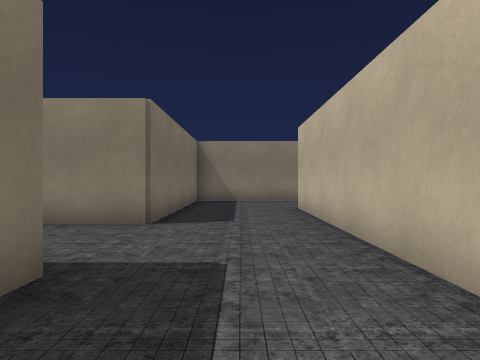
View 1 (above)

24 first-person views from a walk through a Unity game level. The camera is 1.4 m above the floor, looks level and sees 70° across. The floor is counted in squares, 2 m on a side. Each view is taken from the middle of a square. On the plan, view 1 faces up. The plan holds only what a view shows up to about 11 squares ahead; the rest is blank. The place goes on beyond the plan. The player is left out. Some surface patterns are stand-ins.

View 2
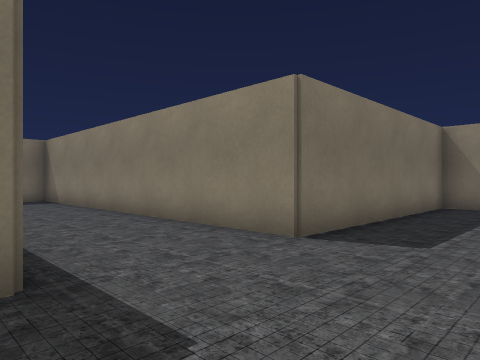

View 3
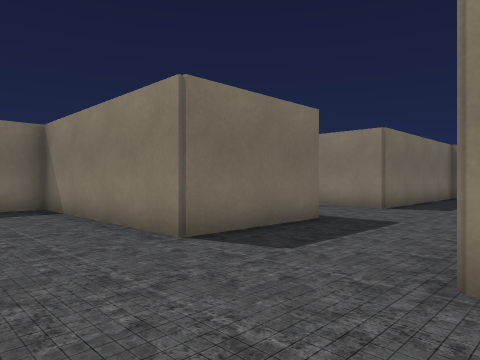

View 4
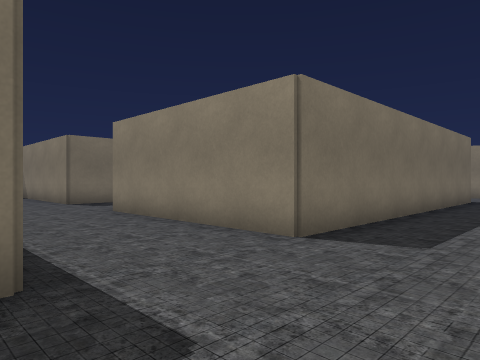

View 5
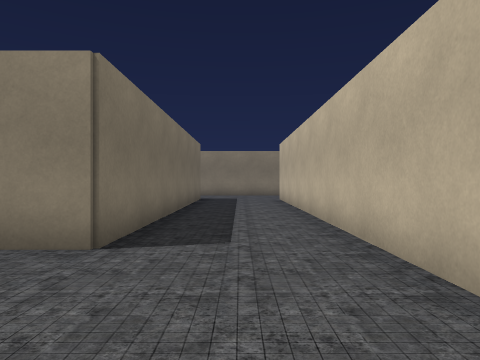

View 6
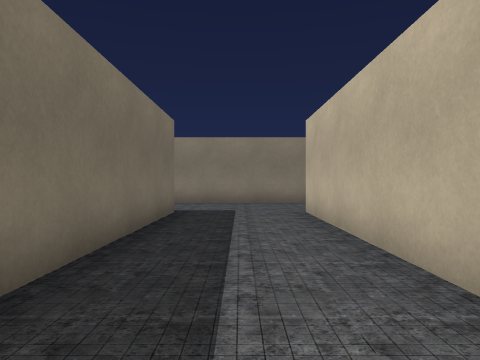

View 7
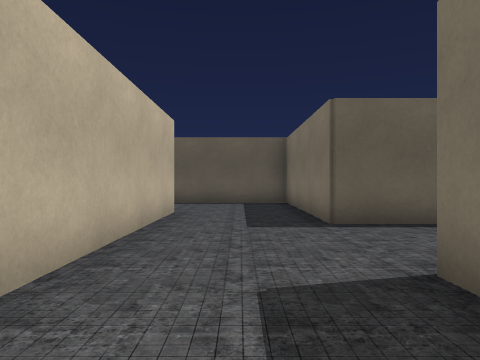

View 8
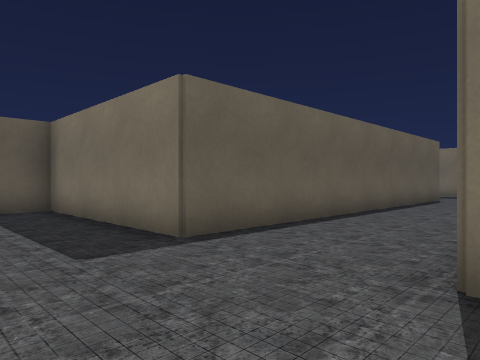

View 9
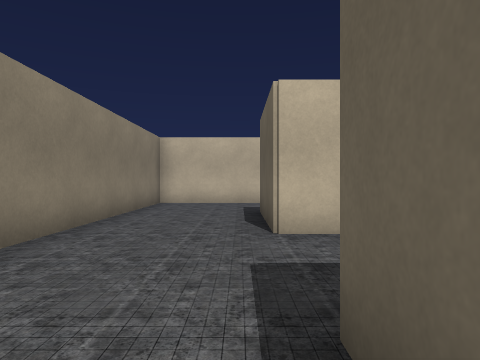

View 10
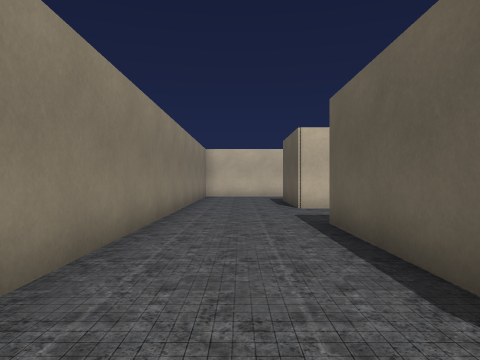

View 11
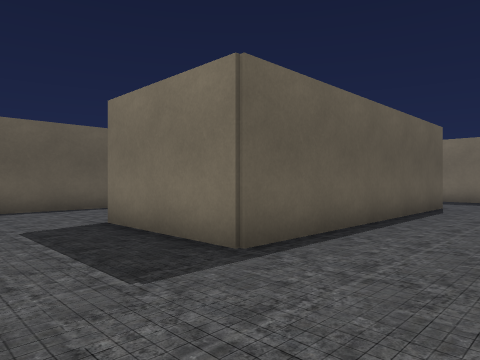

View 12
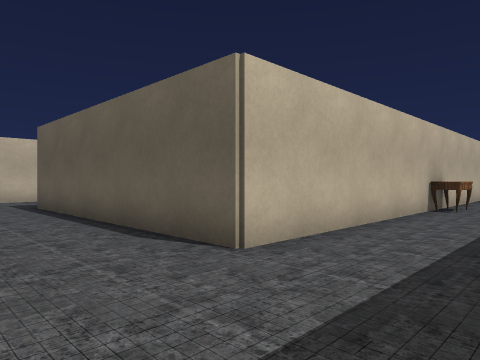

View 13
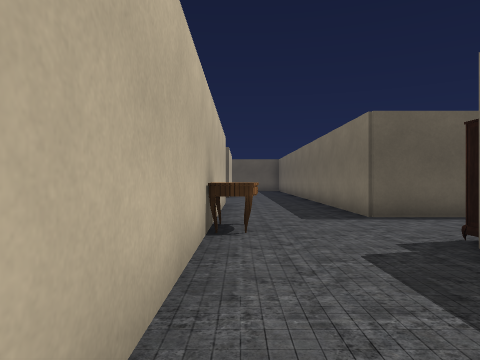

View 14
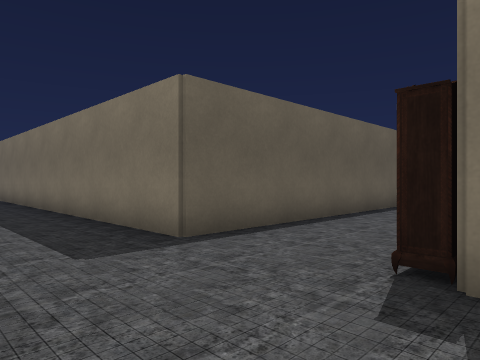

View 15
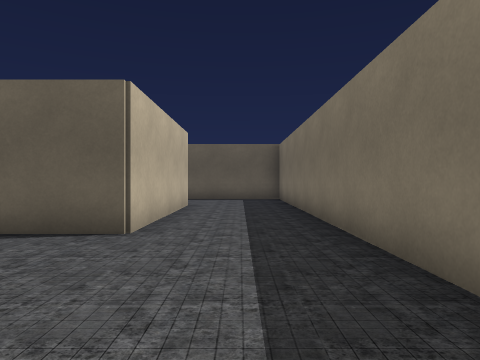

View 16
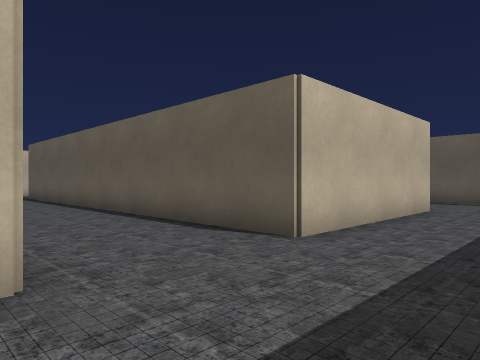

View 17
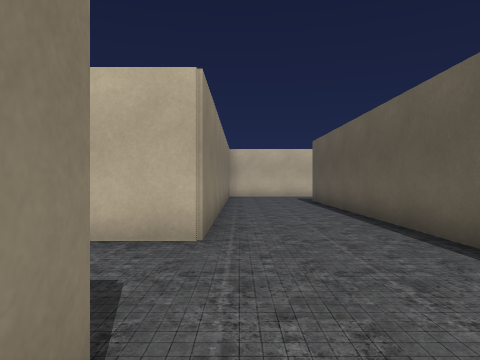

View 18
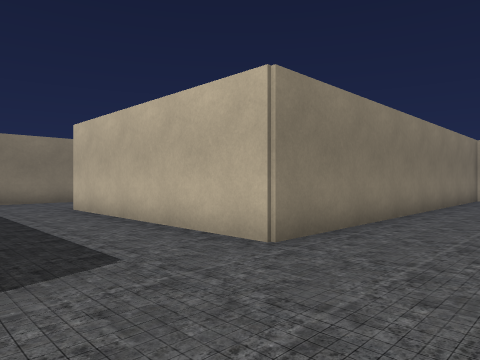

View 19
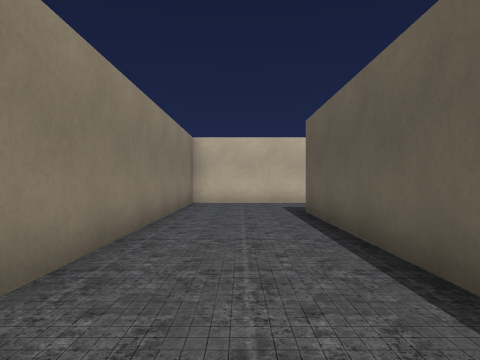

View 20
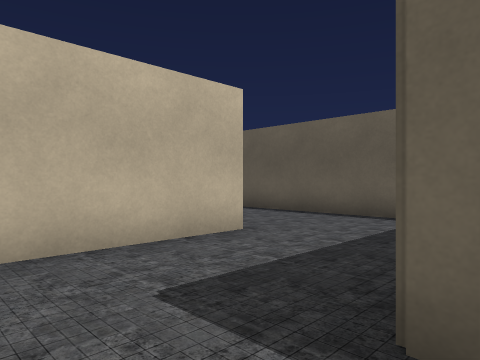

View 21
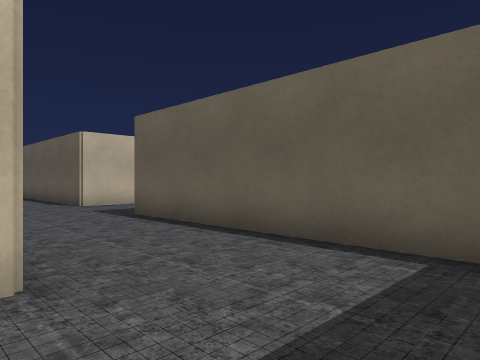

View 22
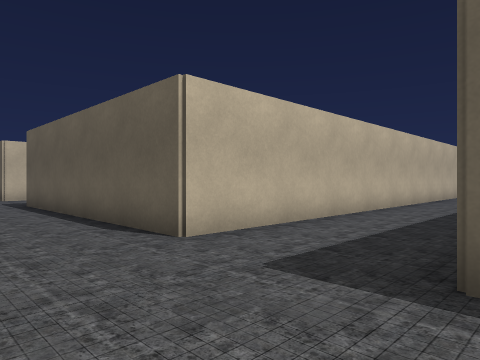

View 23
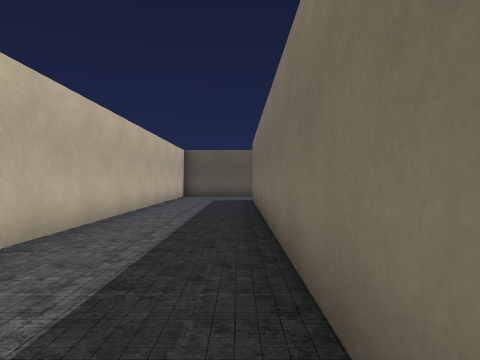

View 24
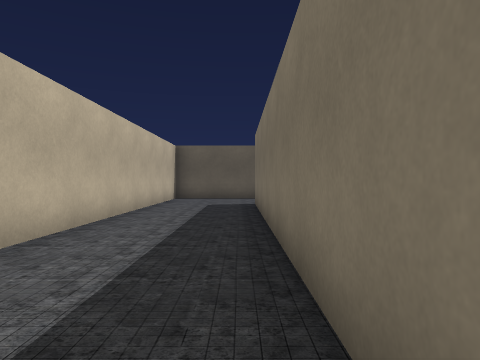

### Floor plan
Points are (right, up) in squares from view 1. A wall is a line through its corners. A room is listed if a view was taken in it or the views show most of it. See-through windows are left out.
Room 1 (views 1, 2, 3, 4, 5, 6, 7, 8, 9, 10, 11, 12, 13, 14, 15, 16, 17, 18, 19, 20, 21, 22, 23, 24)
walls: (6.4, -14.6) (6.4, -9.6) (-4.1, -9.6) (-4.1, -3.5); (4.5, -17.4) (10.6, -17.4) (10.6, -29); (-3.1, -3.4) (6.6, -3.4) (6.6, -8.4) (10, -8.4); (9.4, -5.5) (9.4, 8.6) (12.5, 8.6); (-8.6, -9.6) (-8.6, -4.6); (1.4, 1.9) (1.4, 8.5); (-8.6, -3.1) (-8.6, 2.6) (-1.4, 2.6) (-1.4, -0.6) (-6.9, -0.6) (-6.9, -1.5); (-8.6, -17.5) (-8.6, -12.4) (3.6, -12.4); (-9, -20.4) (-7.6, -20.4); (-11.4, 2.9) (-11.4, 1.9); (3, 8.6) (6.6, 8.6) (6.6, -0.6) (1.4, -0.6); (-18.2, -5.4) (-11.4, -5.4) (-11.4, -19); (-0.6, 11.4) (-1.4, 11.4) (-1.4, 5.4) (-11.1, 5.4); (15.4, 8.4) (15.4, 11.4) (3, 11.4); (13.4, -29.9) (13.4, -17.4) (18.5, -17.4)
objects: other object (-12, -3); other object (-9, -4)

Where each view was taken, in squares from view 1:
view 1: 0 up, 0 right, facing up
view 2: 2 up, 1 right, facing up-left
view 3: 3 down, 2 right, facing up-left
view 4: 4 down, 9 right, facing up-left
view 5: 4 down, 8 right, facing up
view 6: 1 up, 8 right, facing up
view 7: 2 up, 8 right, facing down
view 8: 0 up, 9 right, facing down-left
view 9: 9 up, 5 right, facing right
view 10: 10 up, 1 right, facing right
view 11: 5 up, 1 right, facing down-left
view 12: 5 up, 11 left, facing down-right
view 13: 1 up, 9 left, facing down
view 14: 2 down, 9 left, facing down-left
view 15: 8 down, 10 left, facing down
view 16: 9 down, 11 left, facing down-right
view 17: 10 down, 8 left, facing right
view 18: 12 down, 7 left, facing up-right
view 19: 11 down, 4 left, facing right
view 20: 11 down, 3 right, facing down-right
view 21: 14 down, 4 right, facing down-right
view 22: 15 down, 10 right, facing down-right
view 23: 17 down, 11 right, facing down
view 24: 19 down, 11 right, facing down
